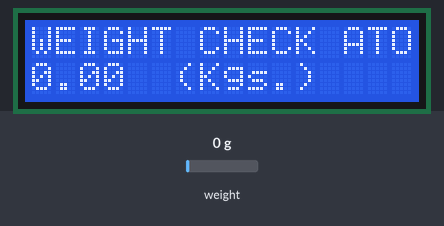
Bench run of a sketch on a simulated Arduino Uno, built with avr-gcc and run on an emulated ATmega328P. Shown: 16×2 character LCD. Inputs (shaded band) come from the test bench; at power-on: weight on the scale 0 g. What the sketch prints to the serial monitor is not drawn.

Above: at 2.3 s.
2.4 s: weight on the scale set to 100 g
At 3.5 s:
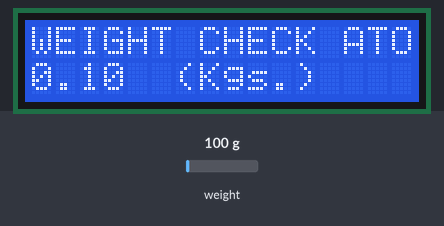
4.0 s: weight on the scale set to 1250 g
At 5.8 s:
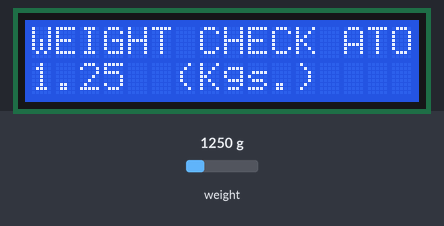
6.4 s: weight on the scale set to 2500 g
At 8.0 s:
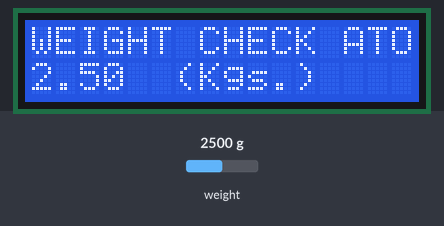
Timing chart, 0 to 9.5 s (numbered marks = the images above; inputs shaded):
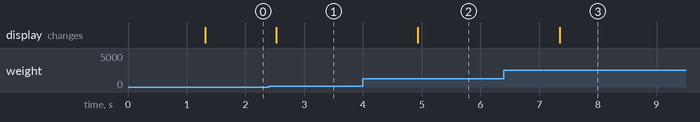

The sketch:

CheckWeight.ino
```cpp
/*
ตัวอย่างโคด โดย www.arduinoall.com
โคดสำหรับแสดงนำหนัก

ปรับค่าเริ่มต้นจากโคดบรรทัดนี้ float calibration_factor = -380000;
ค่านี้ได้มาจากโคดส่วน calibration.ino

VCC - 5V
GND - GND
DOUT - 3
CLK - 2

*/
#include <Wire.h>

//Example By ArduinoAll.com
//แก้ไขเพิ่มเติมจาก code เดิม เพื่อให้ส่ง output เมื่อครบจำนวนนับที่ต้องการ และ reset ค่าใหม่
// เพื่อให้มั่นใจว่า เซนเซอร์จะ นับ ทันที ทุกครั้ง
//เราจะใช้การทำงานแบบ interrupt เพื่อให้ทำงานทันที ที่เซนเซอร์ตรวจจับได้

#include <LiquidCrystal_I2C.h>

LiquidCrystal_I2C lcd(0x27, 16, 2);   //Module IIC/I2C Interface บางรุ่นอาจจะใช้ 0x3f

#include "HX711.h"
#define calibration_factor 101000// เอาค่าที่ได้จากการปรับ มาใส่ตรงนี้
//#define DOUT  3
//#define CLK  2

const int LOADCELL_DOUT_PIN_1 = 3;
const int LOADCELL_SCK_PIN_1 = 2;

HX711 scale; //(DOUT, CLK)
void setup() {
lcd.init();
//lcd.noBacklight();   // ปิด backlight
lcd.backlight();       // เปิด backlight
lcd.print("WEIGHT CHECK ATO");
lcd.setCursor(0, 1);
lcd.print("      (Kgs.)");
lcd.setCursor(0, 1);


  Serial.begin(9600);
  Serial.println("FT2K Development Calibrating...");
  scale.begin(LOADCELL_DOUT_PIN_1, LOADCELL_SCK_PIN_1);
  scale.set_scale(calibration_factor); // ปรับค่า calibration factor
  scale.tare(); //รีเซตน้ำหนักเป็น 0
  Serial.println("OK Start :");
  lcd.print("OK Start ");
  lcd.setCursor(0, 1);
  lcd.print("      (Kgs.)");
  lcd.setCursor(0, 1);
}
void loop() {
  Serial.print("Reading: ");
  Serial.print(scale.get_units(), 3); //แสดงผลน้ำหนัก 2 ตำแหน่ง
  Serial.println(" kg");
  lcd.print(scale.get_units());
  lcd.setCursor(0, 1);
  delay(1000);

}
```

Measured:
- after the input at 2.4 s, the display: changes after 0.12 s (image 1)
- after the input at 4.0 s, the display: changes after 0.94 s (image 2)
- after the input at 6.4 s, the display: changes after 0.95 s (image 3)
